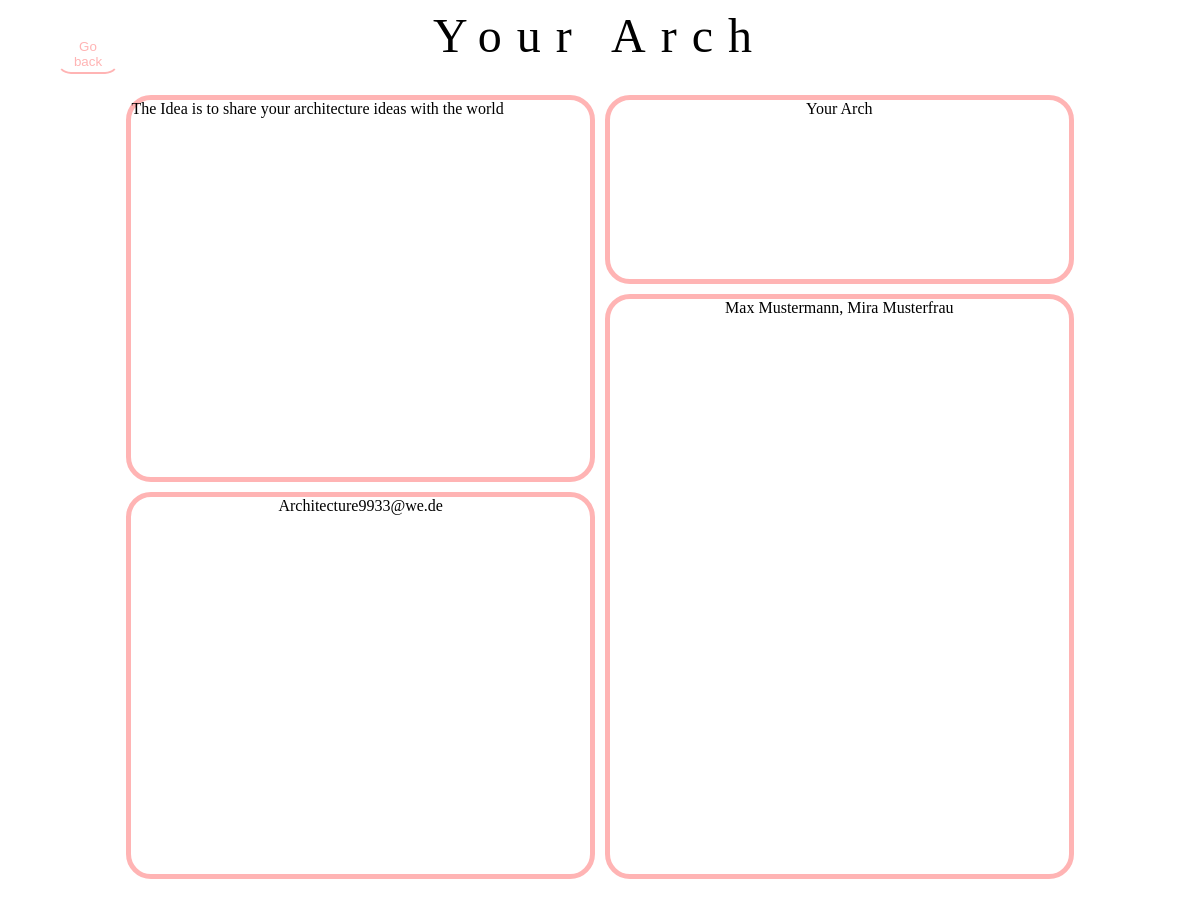
Page /single_upload/2 on the committed database.
### app/users/models.py (models this page shows)
class Upload (db.Model, CRUDMixin, UserMixin):
    id= db.Column(db.Integer, primary_key = True)
    idea = db.Column(db.String(400))
    team = db.Column(db.String(400))
    contact = db.Column(db.String(400))
    title = db.Column(db.String(80), index = True, unique = True)
    user_id = db.Column(db.Integer, db.ForeignKey('user.id'))

### app/users/routes.py (the view)
@blueprint.get("/single_upload/<upload_id>")
def get_single_upload(upload_id):
    upload = Upload.query.filter_by(id = upload_id).first()
    return render_template ("single_upload.html", upload = upload)

### app/templates/single_upload.html (shortened to what this page needs)
{% block head %}
<link rel="stylesheet" href="{{ url_for('static', filename='css/single_upload.css') }}">
{% endblock %}
{% block body%}
<div class="WebsiteHeadline">
    <button class="back" onclick="history.back()" >
      Go back
    </button>
      <h1>{{upload.title}}</h1>
  </div>
<div class = "grid-container">
    <p type="text" name=idea class="item1" style="  overflow-wrap:break-word;">{{upload.idea}}</p>
    <p type ="text" name=title class = "item2">{{upload.title}}</p>
    <p type ="text" name =team class = "item3">{{upload.team}}</p>
    <p type ="text" name =contact class = "item4">{{upload.contact}}</p>
</div>
{%endblock%}

### app/static/css/single_upload.css (style rules this page uses)
.WebsiteHeadline h1 { color: black; font-family: "Futura"; letter-spacing: 15px; margin-top: 5px; font-size: 3em; font-weight: normal; width: fit-content; text-align:center; margin: auto; margin-bottom: 4vh; justify-self: center; }
.WebsiteHeadline button { justify-self: flex-end; margin-top: 3vh; margin-left: 3vw; height: 5vh; width: 8vh; float: left; background-color: white; color: #FFB4B4; border-style: solid; border-color: white; border-bottom-color:#FFB4B4; transition: box-shadow; transition-duration: 0.4s; }
.grid-container { font-family: "Futura"; display: grid; padding-left: 10%; padding-right: 10%; padding-bottom: 5%; height: 100%; grid-template-columns: 1fr 1fr ; grid-template-rows: 1fr 1fr 1fr 1fr ; gap: 10px; outline: none; grid-auto-columns: minmax(100px, auto); transition: box-shadow; grid-template-areas: "one two" "one three" "four three" "four three"; }
.item1 { grid-area: one; display: block; border: none; margin: 0; box-sizing: border-box; border-style: solid; border-color: #FFB4B4; border-width: 5px; border-radius: 25px; outline: none; align-items: center; justify-content: center; max-width: 40vw; }
.item2 { grid-area: two; display: block; border: none; margin: 0; box-sizing: border-box; border-style: solid; border-color: #FFB4B4; border-width: 5px; border-radius: 25px; outline: none; text-align:center; }
.item3 { grid-area: three; display: block; border: none; margin: 0; box-sizing: border-box; border-style: solid; border-color: #FFB4B4; border-width: 5px; border-radius: 25px; outline: none; text-align: center; }
.item4 { grid-area: four; display: block; border: none; margin: 0; box-sizing: border-box; border-style: solid; border-color: #FFB4B4; border-width: 5px; border-radius: 25px; outline: none; text-align: center; }
.back { top: 10px; left:20px; border-radius: 15px; justify-self: flex-end; margin-top: 5px; margin-left: 3vw; height: 5vh; width: 8vh; background-color: white; color: #FFB4B4; border-style: solid; border-color: white; border-bottom-color:#FFB4B4; transition: box-shadow; transition-duration: 0.4s; position: absolute; }

### rows in the picture
Upload: title "Your Arch", idea "The Idea is to share your architecture ideas with the world", team "Max Mustermann, Mira Musterfrau", contact "Architecture9933@we.de"
